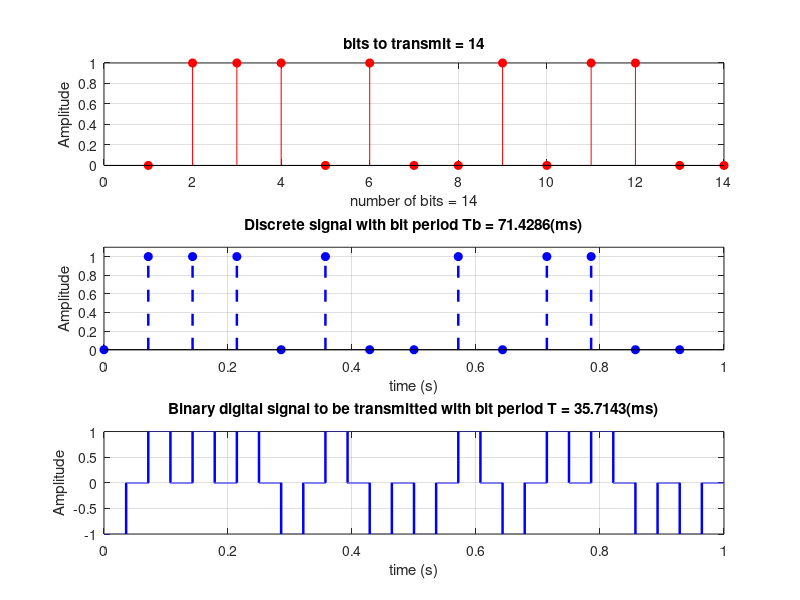

The MATLAB script that drew this image:
clc;
clear all;
pal = input('digite una palabra :','s'); 
nbits=8;
binary=de2bi(double(pal),nbits);
disp('     DEC                      BINARY              ')
disp([double(pal)',binary]);

rows = size (binary,1); columns=size(binary,2);
binary= reshape(binary',1,rows*columns); %convierte la matriz en un vector fila 
mensaje=zeros(rows*2,7);
j=1;
for i=1:4:rows*columns
   
   a=[binary(1,i+3) binary(1,i+2) binary(1,i+1) binary(1,i)];
   b=[1 0 0 0];%polinomio x^3
   
   c=conv(a,b);
   
   g=[1 1 0 1]; %polinomio generador
   [x,r]=deconv(c,g); %division entre el generador
   
   
   for d=1:7
       if mod(r(1,d),2)== 0
           r(1,d)=0;
       else
           r(1,d)=1;
       end 
   end
    
   
   salida=c+r;
   salida=salida(7:-1:1);
  
   mensaje(j,1:7)=salida(1:7);
   j=j+1;

end
disp(mensaje);
rows = size (mensaje,1); columns=size(mensaje,2);
mensaje= reshape(mensaje',1,rows*columns); %convierte la matriz en un vector fila (1 row, row*columns)

figure(1);subplot(311);stem(mensaje,'fill','r-');grid on;xlabel(['number of bits = ',num2str(length(mensaje))]);
title(['bits to transmit = ', num2str(length(mensaje))]);ylabel('Amplitude');

R=length(mensaje); %numero de bits a transmitir
Tb=1/R;           %intervalo o periodo de bit
t=0:Tb:(R*Tb)-Tb; %vector tiempo, le quito un caracter porque empieza desde cero

subplot(312);stem(t,mensaje,'b--','fill','LineWidth',1.8);axis([0 1 0 1.1]);xlabel('time (s)');ylabel('Amplitude');
title(['Discrete signal with bit period Tb = ', num2str(Tb*10^3),'(ms)']);grid on




mensajeRZ=zeros(1,length(mensaje)*2);

x=1;
for i=1:length(mensaje)
    
    if mensaje(1,i)==1
        
       mensajeRZ(1,x)=1;
    
    elseif  mensaje(1,i)==0
        
       mensajeRZ(1,x)=-1;
            
    end 
        
    
    mensajeRZ(1,x+1)=0;
    x=x+2;
end

R=length(mensajeRZ); %numero de bits  a transmitir
fs=R*10000; %sampling frequency
Ts=(1/fs); %sampling time =1/fs
T =(1/R); %bit time
t=[0:Ts:(R*T)-Ts]; %time vector

%transmisor
data=mensajeRZ;
data1=ones(T/Ts,1)*data;
data2=data1(:);


subplot(313);plot(t,data2,'b','LineWidth',1.8);xlabel('time (s)');ylabel('Amplitude');
title(['Binary digital signal to be transmitted with bit period T = ',num2str(T*10^3),'(ms)']);grid on
